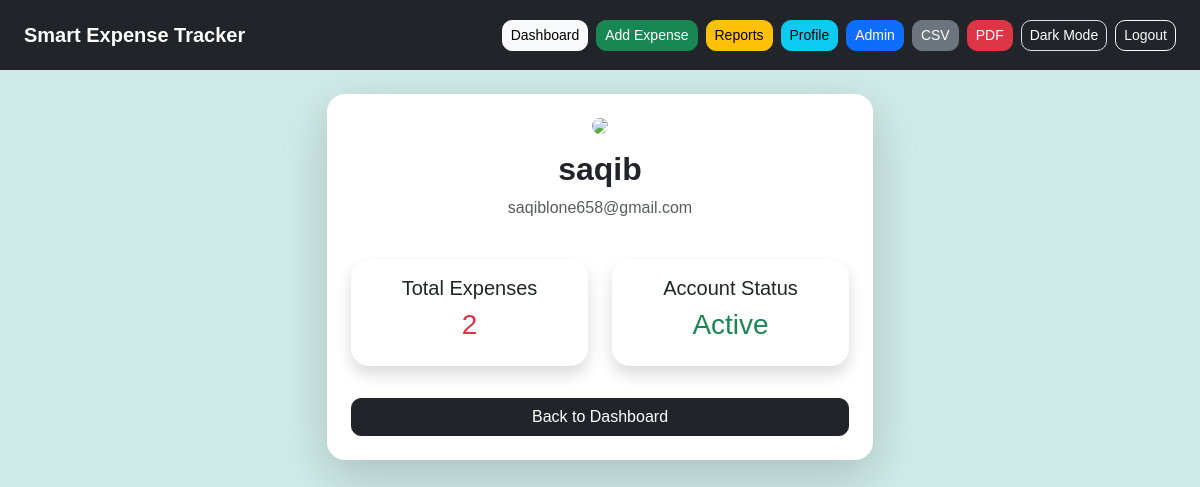
The page /profile (signed in) on the database its author committed.
### app.py (models this page shows)
class User(UserMixin, db.Model):
    id = db.Column(db.Integer, primary_key=True)
    username = db.Column(db.String(100), unique=True)
    email = db.Column(db.String(100))
    password = db.Column(db.String(200))
    is_admin = db.Column(db.Boolean, default=False)
    income = db.Column(db.Float, default=0)
    budget = db.Column(db.Float, default=0)

### app.py (the view)
@app.route('/profile')
@login_required
def profile():
    return render_template('profile.html')

### app.py (called while the page is built)
@login_manager.user_loader
def load_user(user_id):
    return User.query.get(int(user_id))

### templates/profile.html
{% extends 'base.html' %}
{% block content %}
<div class="row justify-content-center">
    <div class="col-md-6">
        <div class="card shadow-lg border-0 p-4 text-center">
            <div class="mb-4">
                <img
                    src="https://cdn-icons-png.flaticon.com/512/3135/3135715.png"
                    width="120"
                    class="mb-3"
                >
                <h2 class="fw-bold">
                    {{ current_user.username }}
                </h2>
                <p class="text-muted">
                    {{ current_user.email }}
                </p>
            </div>
            <div class="row">
                <div class="col-md-6 mb-3">
                    <div class="card shadow border-0 p-3">
                        <h5>Total Expenses</h5>
                        <h3 class="text-danger">
                            {{ current_user.id }}
                        </h3>
                    </div>
                </div>
                <div class="col-md-6 mb-3">
                    <div class="card shadow border-0 p-3">
                        <h5>Account Status</h5>
                        <h3 class="text-success">
                            Active
                        </h3>
                    </div>
                </div>
            </div>
            <a href="/dashboard" class="btn btn-dark mt-3">
                Back to Dashboard
            </a>
        </div>
    </div>
</div>
{% endblock %}

### static/style.css (style rules this page uses)
body { background: #cfeae8; font-family: Arial, sans-serif; transition: 0.3s; }
.card { border: none; border-radius: 18px; overflow: hidden; }
.btn { border-radius: 10px; transition: 0.3s; }
img { border-radius: 50%; }

### rows shown on the page
User: username "saqib", email "saqiblone658@gmail.com", id "2"
